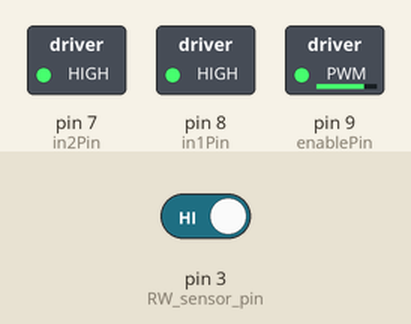
This sketch was run on a simulated Arduino Uno, built with avr-gcc and run on an emulated ATmega328P. Parts: switched loads named in the sketch (green lamp = pin HIGH). The test bench sets the inputs (shaded band); at power-on: pin 3 (RW_sensor_pin) HIGH. What the sketch prints to the serial monitor is not drawn.

Above: at 0.1 s.
Timing chart, 0 to 1.6 s (numbered marks = the images above):
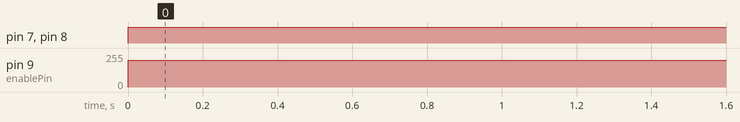

Measured:
- by itself, pin 7 (in2Pin), pin 8 (in1Pin): LOW → HIGH at 0.00 s
- by itself, pin 9 (enablePin): 0/255 → 200/255 at 0.00 s

The sketch:

Speed_calculator.ino
```cpp
static unsigned long start_time_sensor = -1;
unsigned long stop_time_sensor;
unsigned long time_counted = -1;
unsigned long Readings;
unsigned long Average;

int Sum_throtle = 0;
int Sum_FW = 0;
int avg_i_throtle = 0;
int avg_i_FW = 0;
int avg_i_RW = 0;
int throtleValue = 0;
int FW_sensor_pin = 2;
int RW_sensor_pin = 3;
const int enablePin = 9;   // PWM pin connected to ENA on the L298N
const int in1Pin = 8;      // Input 1 pin connected to IN1 on the L298N
const int in2Pin = 7;      // Input 2 pin connected to IN2 on the L298N
//smoth
const unsigned long interval = 1000;  // 1 second in milliseconds
unsigned long previousMillis = 0;
int* values = nullptr;
int valueCount = 0;

void setup() {
  Serial.begin(9600);  // Initialize serial communication for debugging

  pinMode(enablePin, OUTPUT);
  pinMode(in1Pin, OUTPUT);
  pinMode(in2Pin, OUTPUT);
  pinMode(FW_sensor_pin, INPUT);
  pinMode(RW_sensor_pin, INPUT);

}

void FW_speed_sensor() {
  static unsigned long start_time_sensor = 0;
  unsigned long stop_time_sensor;
  unsigned long time_counted;
  unsigned long Readings;
  unsigned long Average;

  int sensor_state = digitalRead(FW_sensor_pin);

  if (sensor_state == LOW) {
    start_time_sensor = millis();
    delay(50);
  }
  else if (sensor_state == HIGH) {
    stop_time_sensor = millis();
    time_counted = stop_time_sensor - start_time_sensor;
    //Serial.println(time_counted);
    delay(50);
  }
  if (time_counted > 0) {
    //Serial.println(time_counted);
    int iterations = 10;
    if (avg_i_FW < iterations) {
      Sum_FW = Sum_FW + time_counted;   // Sum for averaging
      avg_i_FW++;
      delay(10);
    }
    if (avg_i_FW == iterations) {
      int Average = Sum_FW / iterations;

      Serial.print("Front wheel speed: ");
      Serial.println(Average);

      Sum_FW = 0;
      avg_i_FW = 0;
    }
   }
  delay(10);
}


void RW_speed_sensor() {
  int sensor_state = digitalRead(RW_sensor_pin);

  if (sensor_state == LOW && start_time_sensor == -1) {
    start_time_sensor = millis();
  }
  else if (sensor_state == HIGH && start_time_sensor == -1) {
    stop_time_sensor = millis();
    time_counted = stop_time_sensor - start_time_sensor;
    start_time_sensor = -1;
  }

  if (time_counted != -1) {
    //Serial.println(time_counted);
    int iterations = 10;
    Sum_FW = Sum_FW + time_counted;   // Sum for averaging
    avg_i_FW++;
    time_counted = -1;
    if (avg_i_FW == iterations) {
      int Average = Sum_FW / iterations;
      Serial.println(Average);
      Sum_FW = 0;
      avg_i_FW = 0;
    }
 }
}

void motors() {
  int throtleValue = 200;// = Serial.parseInt(); //Parseint tarda mucho
  //int pwmValue = map(throtle, 0, 100, 0, 255);
  // Set the motor speed
  if(throtleValue > 0){
    analogWrite(enablePin, throtleValue);
    digitalWrite(in1Pin, HIGH);
    digitalWrite(in2Pin, HIGH);
  }
  if(throtleValue == 1){
    analogWrite(enablePin, throtleValue);
    digitalWrite(in1Pin, LOW);
    digitalWrite(in2Pin, LOW);
  }

  //Serial.println(throtle);
}


int average(int arr[], int size) {
  int sum = 0;
  for (int i = 0; i < size; i++) {
    sum += arr[i];
  }
  return sum / size;
}

void throtle_imput() {
  int iterations = 40;
  if (avg_i_throtle < iterations) {
    int Analog = analogRead(A0);
    Sum_throtle = Sum_throtle + Analog;   // Sum for averaging
    avg_i_throtle++;
    delay(10);
  }
  if (avg_i_throtle == iterations) {
    int Average = Sum_throtle / iterations;
    //Serial.println(Average);
    throtleValue = map(Average, 7, 650, 0, 255);
    Serial.print("Throtle: ");
    Serial.println(throtleValue);
    Sum_throtle = 0;
    avg_i_throtle = 0;
    delay(10);
  }
}
void loop() {
  //throtle_imput();
  motors();
  //FW_speed_sensor();
  RW_speed_sensor();
}
/*
       if(Average > 0){
        Serial.println("Rear wheel speed" + Average);
       }*/
```
